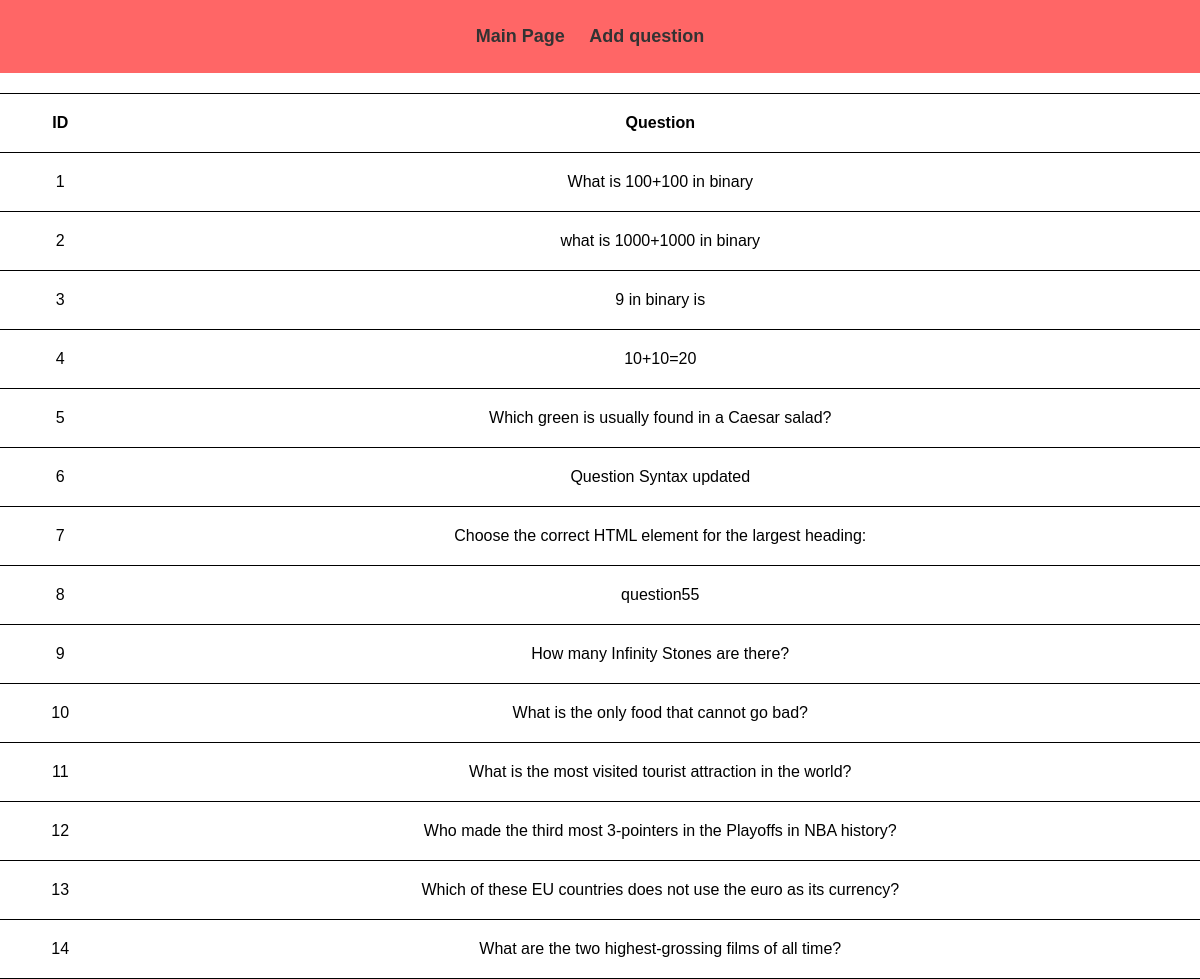
Screenshot of /Pages/SeeAllQuestions.php (signed in) with the database file from the repository.
### tables this page shows
CREATE TABLE `questions` (
  `id` int(11) NOT NULL,
  `question-Syntax` varchar(255) NOT NULL,
  `correctAnswer` int(11) DEFAULT NULL,
  `userId` int(11) NOT NULL
);

### DataAccess/Database.php (called while the page is built, shortened)
<?php
class Database
{
    private $host = "localhost:3307";
    private $username = "root";
    private $password = "";
    private $dbname = "quizesdb";
    private $conn;
    function __construct()
    {
        $this->conn = new mysqli($this->host, $this->username, $this->password, $this->dbname);
    }
    function read($query, $params = [])
    {
        try {
            $stmt = $this->conn->prepare($query);
            $stmt->execute();
            $result = $stmt->get_result();
            $data = array();
            while ($row = $result->fetch_assoc()) {
                $data[] = $row;
            }
            return $data;
        } catch (Exception $e) {
            throw new Exception("Error reading data: " . $e->getMessage());
        }
    }
}

### phpActions/GetQuestions.php (called while the page is built, shortened)
<?php
class GetQuestions
{
    private $error = "";
    public function retriveQuestions()
    {
        try {
            $query = "SELECT * from questions";
            $conn = new Database();
            $data = $conn->read($query);
            if ($this->error == "") {
                return $data;
            } else {
                return $this->error;
            }
        } catch (Exception $e) {
            return "Error accord while getting data:\n" . $e->getMessage();
        }
    }
}
?>

### Pages/SeeAllQuestions.php (the view, shortened to what this page needs)
<?php
include_once("..\DataAccess\Database.php");
include_once('..\phpActions\GetQuestions.php');
function displayUserData()
{
    $getData = new GetQuestions();
    $questions = $getData->retriveQuestions();
    displayFormat($questions);
}
function displayFormat($questions)
{
    $header = "<section id='tabs''>
    <nav>
        <ul>
            <li>
                <a href='index.php'>Main Page</a>
            </li>
            <li>
                <a href='AddQuestion.php'>Add question</a>
            </li>
        </ul>
    </nav>
</section>";
    echo $header;
    echo "<table style='width:100%'>";
    echo "<tr><th>ID</th><th>Question</th></tr>";
    $i = 1;
    foreach ($questions as $question) {
        echo "<tr>";
        echo "<td class='id'>" . $i . "</td>";
        echo "<td>" . $question['question-Syntax'] . "</td>";
        echo "</tr>";
        $i += 1;
    }
    echo "</table>";
}
?>
<!DOCTYPE html>
<html xmlns="http://www.w3.org/1999/xhtml" xml:lang="en" lang="en">
<head>
    <link rel="stylesheet" href="//code.jquery.com/ui/1.13.2/themes/base/jquery-ui.css">
    <link type="text/css" rel="stylesheet" href="..\CSS\navBar.css" />
    <link type="text/css" rel="stylesheet" href="..\CSS\DeleteQuestions.css" />
</head>
<body>
    <main>
        <section id="dataContainer">
            <?php
            displayUserData();
            ?>
        </section>
    </main>
</body>
</html>

### CSS/navBar.css (style rules this page uses)
body { margin: 0; padding: 0; font-family: Arial, sans-serif; }
#tabs { display: block; text-align: center; background-color: #ff6666; text-align: center; padding: 10px 0; margin-bottom: 20px; }
#tabs ul { list-style: none; padding: 0; }
#tabs li { display: inline-block; margin: 0; padding: 0; margin-right: 20px; }
#tabs a { text-decoration: none; color: #333; font-weight: bold; font-size: 18px; }

### CSS/DeleteQuestions.css (style rules this page uses)
table, th, td { border-top: 1px solid black; border-bottom: 1px solid black; border-collapse: collapse; width: fit-content; text-align: center; padding: 20px; }

### rows the page displays
questions: value "What is 100+100 in binary"
questions: value "what is 1000+1000 in binary"
questions: value "9 in binary is"
questions: value "10+10=20"
questions: value "Which green is usually found in a Caesar salad?"
questions: value "Question Syntax updated"
questions: value "Choose the correct HTML element for the largest heading:"
questions: value "question55"
questions: value "How many Infinity Stones are there?"
questions: value "What is the only food that cannot go bad?"
questions: value "What is the most visited tourist attraction in the world?"
questions: value "Who made the third most 3-pointers in the Playoffs in NBA history?"
questions: value "Which of these EU countries does not use the euro as its currency?"
questions: value "What are the two highest-grossing films of all time?"
